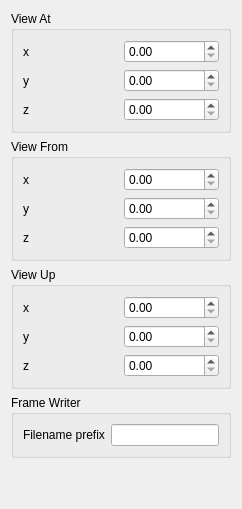
     <widget class="QWidget" name="CameraTab">
      <attribute name="title">
       <string>Camera</string>
      </attribute>
      <layout class="QVBoxLayout" name="verticalLayout_10">
       <item>
        <widget class="QGroupBox" name="groupBox_11">
         <property name="title">
          <string>View At</string>
         </property>
         <layout class="QGridLayout" name="gridLayout_20">
          <item row="4" column="0">
           <widget class="QLabel" name="label_45">
            <property name="text">
             <string>z</string>
            </property>
           </widget>
          </item>
          <item row="4" column="2">
           <widget class="QDoubleSpinBox" name="doubleSpinBox_15"/>
          </item>
          <item row="3" column="2">
           <widget class="QDoubleSpinBox" name="doubleSpinBox_14"/>
          </item>
          <item row="3" column="0">
           <widget class="QLabel" name="label_46">
            <property name="text">
             <string>y</string>
            </property>
           </widget>
          </item>
          <item row="2" column="0">
           <widget class="QLabel" name="label_44">
            <property name="text">
             <string>x</string>
            </property>
           </widget>
          </item>
          <item row="2" column="2">
           <widget class="QDoubleSpinBox" name="doubleSpinBox_13"/>
          </item>
         </layout>
        </widget>
       </item>
       <item>
        <widget class="QGroupBox" name="groupBox_13">
         <property name="title">
          <string>View From</string>
         </property>
         <layout class="QGridLayout" name="gridLayout_22">
          <item row="4" column="0">
           <widget class="QLabel" name="label_50">
            <property name="text">
             <string>z</string>
            </property>
           </widget>
          </item>
          <item row="4" column="2">
           <widget class="QDoubleSpinBox" name="doubleSpinBox_19"/>
          </item>
          <item row="3" column="2">
           <widget class="QDoubleSpinBox" name="doubleSpinBox_20"/>
          </item>
          <item row="3" column="0">
           <widget class="QLabel" name="label_51">
            <property name="text">
             <string>y</string>
            </property>
           </widget>
          </item>
          <item row="2" column="0">
           <widget class="QLabel" name="label_52">
            <property name="text">
             <string>x</string>
            </property>
           </widget>
          </item>
          <item row="2" column="2">
           <widget class="QDoubleSpinBox" name="doubleSpinBox_21"/>
          </item>
         </layout>
        </widget>
       </item>
       <item>
        <widget class="QGroupBox" name="groupBox_12">
         <property name="title">
          <string>View Up</string>
         </property>
         <layout class="QGridLayout" name="gridLayout_21">
          <item row="4" column="0">
           <widget class="QLabel" name="label_47">
            <property name="text">
             <string>z</string>
            </property>
           </widget>
          </item>
          <item row="4" column="2">
           <widget class="QDoubleSpinBox" name="doubleSpinBox_16"/>
          </item>
          <item row="3" column="2">
           <widget class="QDoubleSpinBox" name="doubleSpinBox_17"/>
          </item>
          <item row="3" column="0">
           <widget class="QLabel" name="label_48">
            <property name="text">
             <string>y</string>
            </property>
           </widget>
          </item>
          <item row="2" column="0">
           <widget class="QLabel" name="label_49">
            <property name="text">
             <string>x</string>
            </property>
           </widget>
          </item>
          <item row="2" column="2">
           <widget class="QDoubleSpinBox" name="doubleSpinBox_18"/>
          </item>
         </layout>
        </widget>
       </item>
       <item>
        <widget class="QGroupBox" name="groupBox_14">
         <property name="title">
          <string>Frame Writer</string>
         </property>
         <layout class="QHBoxLayout" name="horizontalLayout_2">
          <item>
           <widget class="QLabel" name="label_53">
            <property name="text">
             <string>Filename prefix</string>
            </property>
           </widget>
          </item>
          <item>
           <widget class="QLineEdit" name="lineEdit"/>
          </item>
         </layout>
        </widget>
       </item>
       <item>
        <spacer name="verticalSpacer_6">
         <property name="orientation">
          <enum>Qt::Vertical</enum>
         </property>
         <property name="sizeHint" stdset="0">
          <size>
           <width>20</width>
           <height>40</height>
          </size>
         </property>
        </spacer>
       </item>
      </layout>
     </widget>
